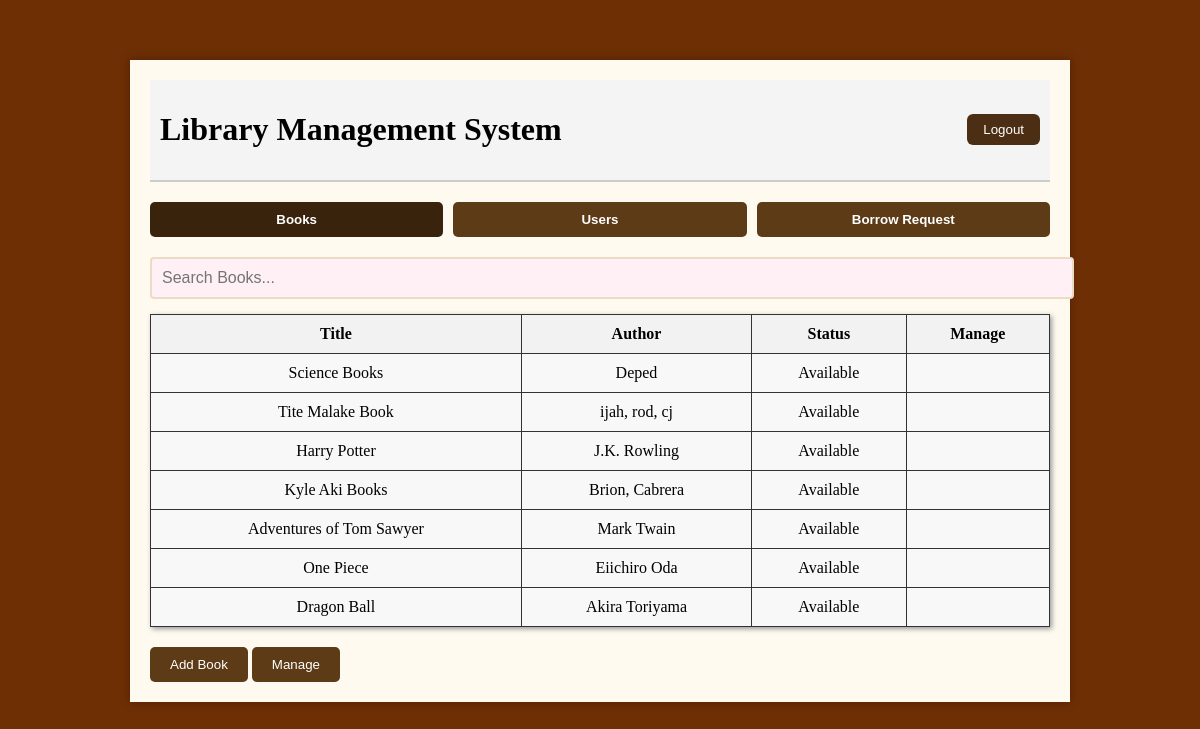
The app's page /admin/homepage (signed in) with its own data.
### website/models.py (models this page shows, shortened)
class Book(db.Model):
    id = db.Column(db.Integer, primary_key=True)
    title = db.Column(db.String(255), nullable=False)
    author = db.Column(db.String(255), nullable=False)
    isbn = db.Column(db.String(20), unique=True, nullable=False)
    available_copies = db.Column(db.Integer, default=1)

### website/views.py (the view)
@views.route('/admin/homepage')
@login_required
def admin_homepage():
    members = User.query.filter_by(role='member').all()
    books = Book.query.all()
    borrow_requests = BorrowRequest.query.filter_by(status='pending').all()
    return render_template('admin_home.html', members=members, books=books, borrow_requests=borrow_requests)

### website/__init__.py (called while the page is built)
def create_app():
    app = Flask(__name__)
    app.config["SECRET_KEY"] = 'aobwduiao'
    app.config['SQLALCHEMY_DATABASE_URI'] = f'sqlite:///library.db'
    db.init_app(app)
    migrate.init_app(app, db)
    bcrypt.init_app(app)
    login_manager.init_app(app)
    @login_manager.user_loader
    def load_user(user_id):
        return User.query.get(int(user_id))
    from .auth import auth
    app.register_blueprint(auth)
    from .views import views
    app.register_blueprint(views)
    with app.app_context():
        try:
            with db.engine.connect() as connection:
                connection.execute(text("SELECT 1"))
            print("Database connection successful!")
        except Exception as e:
            print(f"Database connection failed: {e}")
    create_database(app)
    return app

### website/templates/admin_home.html (shortened to what this page needs)
{% extends "base.html" %}
{% block content %}
  <div class="container1">
    <header>
      <h1>Library Management System</h1>
      <button class="logout" onclick="popLogout()">Logout</button>
    </header>
    <div class="navi">
      <nav>
        <button class="nav-btn active" onclick="popBooks()">Books</button>
        <button class="nav-btn" onclick="popUser()">Users</button>
        <button class="nav-btn" onclick="popBorrowReq()">Borrow Request</button>
      </nav>
    </div>
    <div class="search-bar">
      <input type="text" placeholder="Search Books..." />
    </div>
    <div class="table">
      <table>
        <thead>
          <tr>
            <th>Title</th>
            <th>Author</th>
            <th>Status</th>
            <th>Manage</th>
          </tr>
        </thead>
        <tbody>
          {% for book in books %}
          <tr>
            <td>{{ book.title }}</td>
            <td>{{ book.author }}</td>
            <td>{{ 'Available' if book.available_copies > 0 else 'Unavailable'}}</td>
            <td></td>
          </tr>
          {% endfor %}
        </tbody>
      </table>
    </div>
    <div class="manage-section">
      <button class="manage-btn" onclick="toggleAddBookForm()">Add Book</button>
      <button class="manage-btn" onclick="showManageBooks()">Manage</button>
    </div>
  </div>
{% endblock %}

### website/static/style.css (style rules this page uses)
body { margin: 0; padding: 0; font-family: 'Georgia', cursive; background-attachment: fixed; background-color: #6e2f05; background-image: url('https://www.transparenttextures.com/patterns/wood-pattern.png'); text-align: center; }
.container1 { position: relative; display: none; top: 60px; max-width: 900px; margin: auto; padding: 20px; background-color: #fffaf0; box-shadow: 0 0 10px rgba(0,0,0,0.3); }
.container1 header { display: flex; justify-content: space-between; align-items: center; background: #f4f4f4; padding: 10px; border-bottom: 2px solid #ccc; }
.logout { background-color: #4b2e13; color: white; padding: 8px 16px; border: none; border-radius: 6px; cursor: pointer; }
.navi nav { margin: 20px 0; display: flex; gap: 10px; }
.navi .nav-btn { flex: 1; padding: 10px; background-color: #5c3b16; color: white; border: none; border-radius: 5px; font-weight: bold; cursor: pointer; }
.navi .nav-btn.active { background-color: #3a230d; }
.search-bar input { width: 100%; padding: 10px; margin-bottom: 15px; border: 2px solid #ecdcc6; background: #fff0f5; border-radius: 4px; font-size: 1rem; }
.table1 table, th, td { border: 1px solid #000; }
.table1 th, td { padding: 10px; text-align: center; }
.table table { width: 100%; border-collapse: collapse; margin-bottom: 20px; }
.table table, th, td { border: 1px solid #000; }
.table th, td { padding: 10px; text-align: center; }
.table2 table, th, td { border: 1px solid #000; }
.table2 th, td { padding: 10px; text-align: center; }
.table3 table, th, td { border: 1px solid #000; }
.table3 th, td { padding: 10px; text-align: center; }
.table4 table, th, td { border: 1px solid #000; }
.table4 th, td { padding: 10px; text-align: center; }
.manage-section { text-align: left; }
.manage-btn { padding: 10px 20px; background-color: #5c3b16; color: white; border: none; border-radius: 5px; cursor: pointer; }
.table table { width: 100%; border-collapse: collapse; background-color: #f8f8f8; box-shadow: 2px 2px 5px #999; }
.table th, td { border: 1px solid #333; padding: 10px; text-align: center; }
.table th { background-color: #f2f2f2; font-weight: bold; }

### records on screen
Book: title "Science Books", author "Deped", available_copies "Available"
Book: title "Tite Malake Book", author "ijah, rod, cj", available_copies "Available"
Book: title "Harry Potter", author "J.K. Rowling", available_copies "Available"
Book: title "Kyle Aki Books", author "Brion, Cabrera", available_copies "Available"
Book: title "Adventures of Tom Sawyer", author "Mark Twain", available_copies "Available"
Book: title "One Piece", author "Eiichiro Oda", available_copies "Available"
Book: title "Dragon Ball", author "Akira Toriyama", available_copies "Available"
